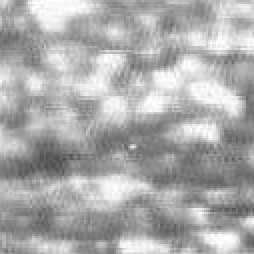
%> input picture data/1.bmp, 127 x 127 px (shown 2 times larger)
$ octave --eval "result = elcmfunc(imread('data/1.bmp'));"   (GNU Octave 9; MATLAB toolbox functions it lacks are replaced by stand-ins)
%> lines starting %> are read from the running program, lines starting %| are printed output that depends on the picture; in (x1, y1, x2, y2) boxes, pixels count from 0 and x2, y2 are one past the last pixel; in counts of white or black regions, pixels touching at a corner belong together; the program's own positions count from 1
% 2019 Gaussian Scale-Space Enhanced Local Contrast Measure for Small Infrared Target Detection
function ISM = elcmfunc(img)
img = double(img);
%% gss
d3 =3;
s3 = d3/2/sqrt(2);
o3 = fspecial('gaussian', floor(2*s3 +1), s3);
d5 = 5;
s5 = d5/2/sqrt(2);
o5 = fspecial('gaussian', floor(2*s5 +1), s5);
d7 = 7;
s7 = d7/2/sqrt(2);
o7 = fspecial('gaussian', floor(2*s7 +1), s7);
g3 = imfilter(img, o3, 'replicate');
g5 = imfilter(img, o5, 'replicate');
g7 = imfilter(img, o7, 'replicate');
%% elcm
ELCM3 = subfunc(g3, d3);
ELCM5 = subfunc(g5, d5);
ELCM7 = subfunc(g7, d7);
tt = cat(3, ELCM3, ELCM5, ELCM7);
ISM = max(tt, [], 3);
end
function ELCM = subfunc(img, s)
%> called with s = 3
op = zeros(s*3);
len = floor(s/2);
op1 = op; op1(len+1, len+1) = 1;
op2 = op; op2(len+1, s + len+1) = 1;
op3 = op; op3(len+1, 2*s + len+1) = 1;
op4 = op; op4(s + len+1, len+1) = 1;
op5 = op; op5(s + len+1, 2*s + len+1) = 1;
op6 = op; op6(2*s + len+1, len+1) = 1;
op7 = op; op7(2*s + len+1, s + len+1) = 1;
op8 = op; op8(2*s + len+1, 2*s + len+1) = 1;
G0 = img;
G1 = imfilter(img, op1, 'replicate');
G2 = imfilter(img, op2, 'replicate');
G3 = imfilter(img, op3, 'replicate');
G4 = imfilter(img, op4, 'replicate');
G5 = imfilter(img, op5, 'replicate');
G6 = imfilter(img, op6, 'replicate');
G7 = imfilter(img, op7, 'replicate');
G8 = imfilter(img, op8, 'replicate');
ind = G0 >G1 & G0 >G2 &G0 >G3 &G0 >G4 &...
    G0 >G5 & G0 >G6 &G0 >G7 &G0 >G8;
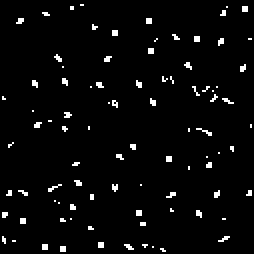
%> ind: size 127x127 logical (shown 2 times larger); 3.3% white in thin lines or dots
d1 = (G0 - G1).^2; r1 = G0./G1;
d2 = (G0 - G2).^2; r2 = G0./G2;
d3 = (G0 - G3).^2; r3 = G0./G3;
%> after `r3 = G0./G3`:
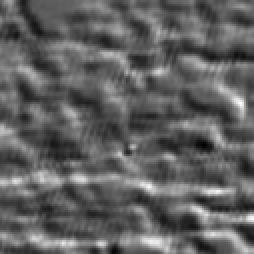
%> r3: size 127x127 double (shown 2 times larger); min 0.591, max 1.7, mean 1.01; drawn with min black and max white
d4 = (G0 - G4).^2; r4 = G0./G4;
d5 = (G0 - G5).^2; r5 = G0./G5;
%> after `r5 = G0./G5`:
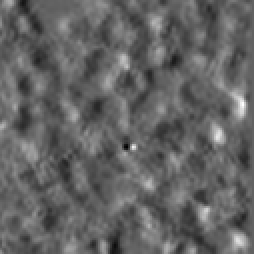
%> r5: size 127x127 double (shown 2 times larger); min 0.622, max 1.61, mean 1.01; drawn with min black and max white
d6 = (G0 - G6).^2; r6 = G0./G6;
%> after `r6 = G0./G6`:
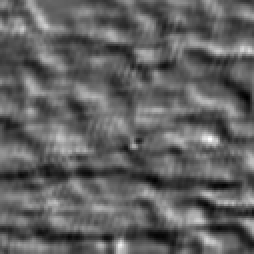
%> r6: size 127x127 double (shown 2 times larger); min 0.588, max 1.69, mean 1.01; drawn with min black and max white
d7 = (G0 - G7).^2; r7 = G0./G7;
d8 = (G0 - G8).^2; r8 = G0./G8;
%> after `r8 = G0./G8`:
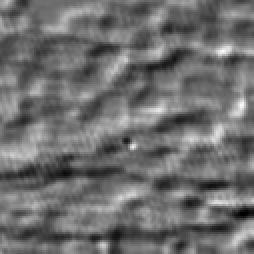
%> r8: size 127x127 double (shown 2 times larger); min 0.522, max 1.66, mean 1.01; drawn with min black and max white
dr1 = d1.*r1;
dr2 = d2.*r2;
dr3 = d3.*r3;
dr4 = d4.*r4;
dr5 = d5.*r5;
dr6 = d6.*r6;
dr7 = d7.*r7;
dr8 = d8.*r8;
drt = cat(3, dr1, dr2, dr3, dr4, dr5, dr6, dr7, dr8);
ELCM = min(drt, [], 3);
ELCM(~ind) = 0;
end


% [22 lines of commented-out code are left out]
%> call 2 of subfunc, with s = 5
%> in subfunc (call 2), `G3 = imfilter(img, op3, 'replicate');`:
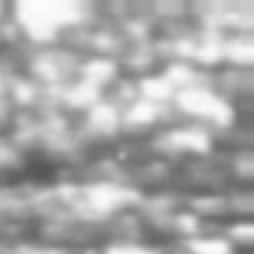
%> G3: size 127x127 double (shown 2 times larger); min 86.48, max 252, mean 171.4
%> in subfunc (call 2), `G8 = imfilter(img, op8, 'replicate');`:
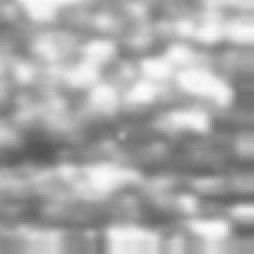
%> G8: size 127x127 double (shown 2 times larger); min 86.48, max 252, mean 170.5

$ run again, on data/10.bmp
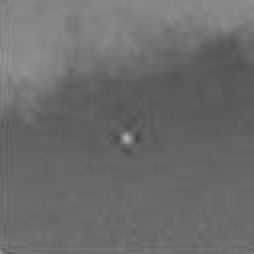
%> input picture data/10.bmp, 127 x 127 px (shown 2 times larger)
%> in subfunc, `ind = G0 >G1 & G0 >G2 &G0 >G3 &G0 >G4 & G0 >G5 & G0 >G6 &G0 >G7 &G0 >G8;`:
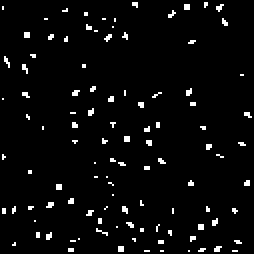
%> ind: size 127x127 logical (shown 2 times larger); 3.6% white in thin lines or dots
%> in subfunc, `r8 = G0./G8`:
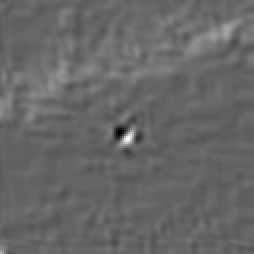
%> r8: size 127x127 double (shown 2 times larger); min 0.607, max 1.6, mean 1.01; drawn with min black and max white

$ run again, on data/11.bmp
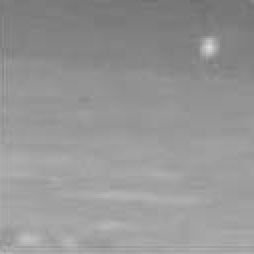
%> input picture data/11.bmp, 127 x 127 px (shown 2 times larger)
%> in subfunc, `ind = G0 >G1 & G0 >G2 &G0 >G3 &G0 >G4 & G0 >G5 & G0 >G6 &G0 >G7 &G0 >G8;`:
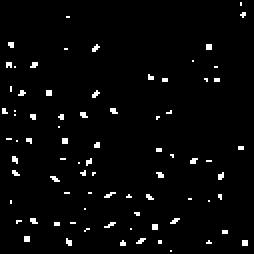
%> ind: size 127x127 logical (shown 2 times larger); 2.7% white in thin lines or dots
%> in subfunc, `r8 = G0./G8`:
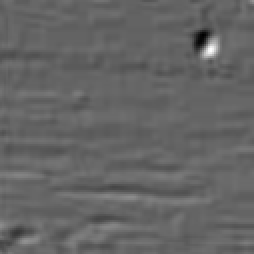
%> r8: size 127x127 double (shown 2 times larger); min 0.709, max 1.43, mean 0.994; drawn with min black and max white

$ run again, on data/12.bmp
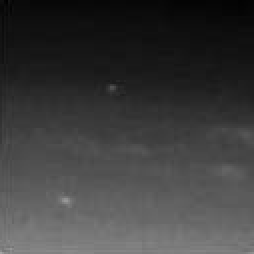
%> input picture data/12.bmp, 127 x 127 px (shown 2 times larger)
%> ind: size 127x127 logical; 1.1% white in thin lines or dots, all inside (x1, y1, x2, y2) = (3, 13, 125, 126)
%> in subfunc, `r8 = G0./G8`:
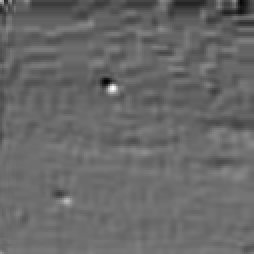
%> r8: size 127x127 double (shown 2 times larger); min 0.434, max 1.66, mean 0.937; drawn with min black and max white
